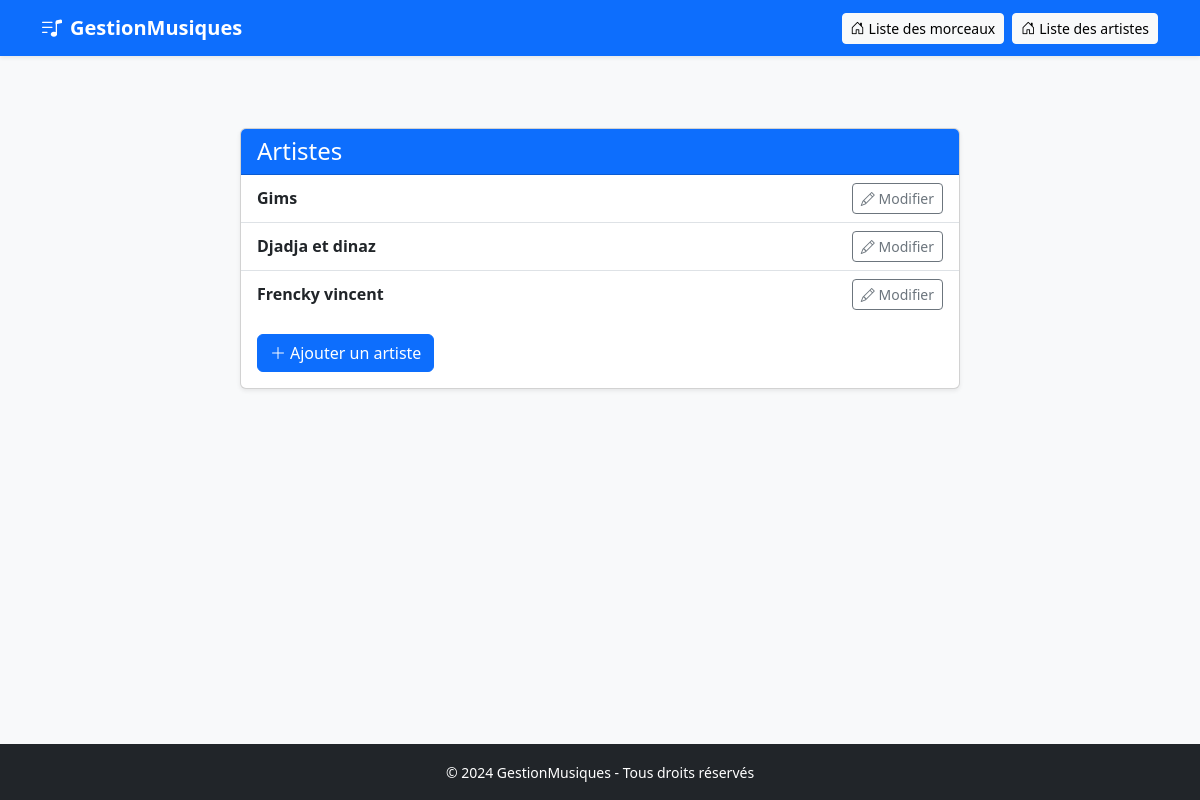
Page /musiques/artistes/ on the committed database.
### musiques/models.py (models this page shows, shortened)
class Artiste(models.Model):
    nom = models.CharField(max_length=64)

### musiques/views.py (the view)
# urls.py: path('artistes/', ArtisteListView.as_view(), name='artiste-list'),
class ArtisteListView(ListView):
    model = Artiste
    template_name = "musiques/artiste_list.html"
    context_object_name = "artistes"

### musiques/templates/musiques/artiste_list.html
{% extends "musiques/base.html" %}
{% block content %}
<div class="container mt-5">
  <div class="row justify-content-center">
    <div class="col-md-8">
      <div class="card shadow-sm">
        <div class="card-header bg-primary text-white">
          <h4 class="mb-0">Artistes</h4>
        </div>
        <div class="card-body p-0">
          {% if artistes %}
            <ul class="list-group list-group-flush">
              {% for artiste in artistes %}
                <li class="list-group-item d-flex justify-content-between align-items-center">
                  <a href="{% url 'musiques:artiste-detail' artiste.pk %}" class="text-decoration-none flex-grow-1">
                    <div>
                      <strong class="text-dark">{{ artiste.nom }}</strong>
                    </div>
                  </a>
                   <a href="{% url 'musiques:artiste-update' artiste.pk %}" class="btn btn-outline-secondary btn-sm ms-3" title="Modifier">
                    <i class="bi bi-pencil"></i> Modifier
                  </a>
                </li>
              {% endfor %}
            </ul>
          {% else %}
            <div class="p-3">
              <p class="mb-0">Aucun artiste trouvé.</p>
            </div>
          {% endif %}
          <div class="p-3">
            <a class="btn btn-primary" href="{% url 'musiques:artiste-create' %}">
              <i class="bi bi-plus-lg me-1"></i>Ajouter un artiste
            </a>
          </div>
        </div>
      </div>
    </div>
  </div>
</div>
{% endblock %}

### rows in the picture
Artiste: nom "Gims"
Artiste: nom "Djadja et dinaz"
Artiste: nom "Frencky vincent"
